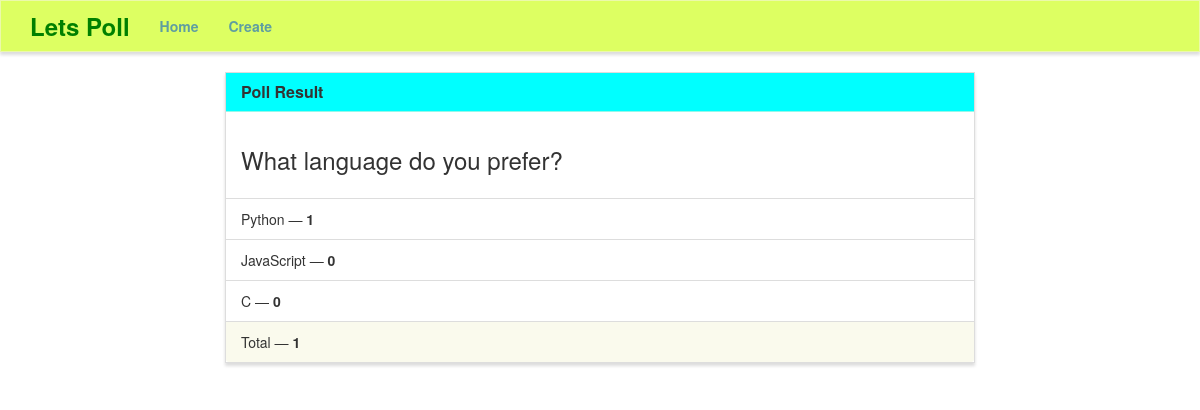
The app's page /results/1/ with its own data.
### poll/models.py (models this page shows)
class Poll(models.Model):
    question = models.TextField()
    option_one = models.CharField(max_length=30)
    option_two = models.CharField(max_length=30)
    option_three = models.CharField(max_length=30)
    option_one_count = models.IntegerField(default=0)
    option_two_count = models.IntegerField(default=0)
    option_three_count = models.IntegerField(default=0)
    totaloptions = ('option_one' + 'option_two' + 'option_three')
    totaloptioncount = ('option_one_count' + 'option_two_count' + 'option_three_count')
    def total(self):
        return self.option_one_count + self.option_two_count + self.option_three_count

### poll/views.py (the view)
# urls.py: path('results/<poll_id>/', poll_views.results, name='results'),
def results(request, poll_id):
    poll = Poll.objects.get(pk=poll_id)
    context = {
        'poll' : poll
    }
    return render(request, 'poll/results.html', context)

### poll/templates/poll/results.html (shortened to what this page needs)
{% extends "poll/base.html" %}
{% block main %}
<div class="row">
    <div class="col-lg-8 col-lg-offset-2">
        <div class="panel panel-default">
            <div class="panel-heading" style="background-color: cyan;">
                <h3 class="panel-title">Poll Result</h3>
            </div>
            <div class="panel-body">
                <h3>{{ poll.question }}</h3>
            </div>
            <ul class="list-group">
                <li class="list-group-item">{{ poll.option_one }} &mdash; <strong>{{ poll.option_one_count }}</strong></li>
                <li class="list-group-item">{{ poll.option_two }} &mdash; <strong>{{ poll.option_two_count }}</strong></li>
                <li class="list-group-item">{{ poll.option_three }} &mdash; <strong>{{ poll.option_three_count }}</strong></li>
            </ul>
            <div class="panel-footer">
                Total &mdash; <strong>{{ poll.total }}</strong>
            </div>
        </div>
    </div>
</div>
{% endblock %}

### poll/static/style.css (style rules this page uses)
.navbar-default, .btn, .form-control, .panel { border-radius: 0; }
.panel-default > .panel-heading { color: #333; background-color: rgba(245, 245, 220, .7); border-color: rgba(245, 245, 220, .6); border-top-left-radius: 0; border-top-right-radius: 0; }
.panel-footer { background-color: rgba(245, 245, 220, .5); border-color: rgba(245, 245, 220, .4); }
.panel { box-shadow: 0px 3px 3px 0px #ddd; }
a.navbar-brand, .panel-title { font-weight: bolder; }

### records on screen
Poll: question "What language do you prefer?", option_one "Python", option_one_count "1", option_two "JavaScript", option_two_count "0", option_three "C", option_three_count "0", total "1"
